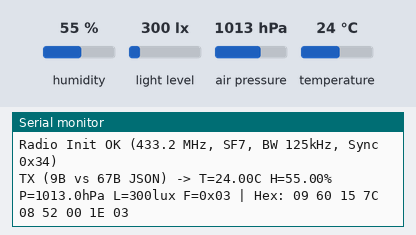
The sketch below on a simulated ESP32. Shown: the last lines printed to the serial monitor. The inputs (shaded band) are chosen by the test bench; at power-on: humidity 55 %, light level 300 lx, air pressure 1013 hPa, temperature 24 °C. No radio packets arrive unless stated.

Above: at 1.7 s.
1.8 s: humidity set to 22 %
At 5.0 s:
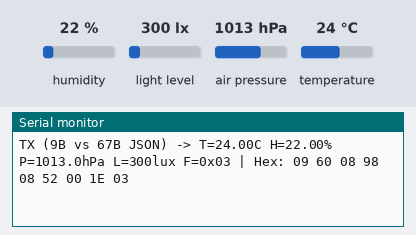
10.2 s: light level set to 40 lx
At 13.7 s:
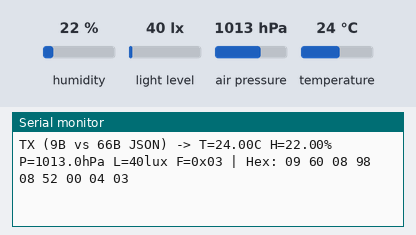
18.3 s: air pressure set to 952 hPa
At 22.3 s:
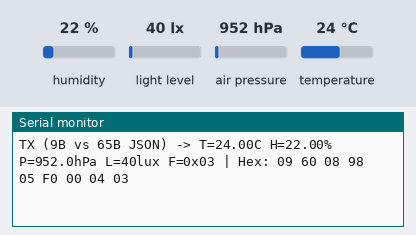
26.4 s: temperature set to 12 °C
At 29.8 s:
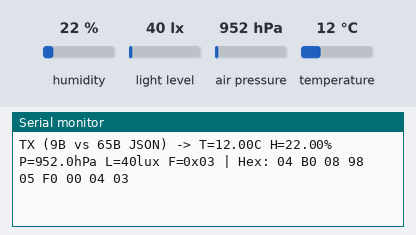
34.6 s: humidity set to 40 %
At 38.4 s:
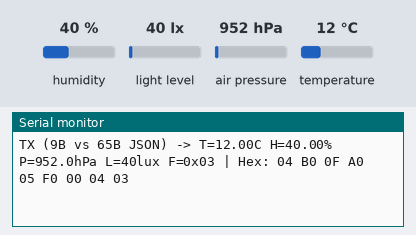
42.7 s: light level set to 1960 lx
At 45.8 s:
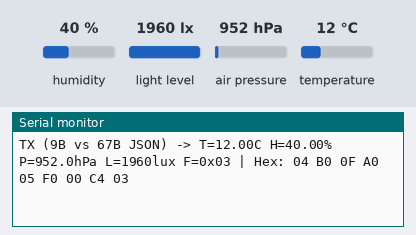

Measured:
- after the input at 1.8 s, the serial monitor: prints a new line after 2.9 s (image 1)
- after the input at 10.2 s, the serial monitor: prints a new line after 2.6 s (image 2)
- after the input at 18.3 s, the serial monitor: prints a new line after 2.6 s (image 3)
- after the input at 26.4 s, the serial monitor: prints a new line after 2.7 s (image 4)
- after the input at 34.6 s, the serial monitor: prints a new line after 2.6 s (image 5)
- after the input at 42.7 s, the serial monitor: prints a new line after 2.6 s (image 6)

The sketch:

PART_B_TX.ino
```cpp
// Part B: TX (BME280 + BH1750)

#include <SPI.h>
#include <LoRa.h>
#include <Wire.h>
#include <Adafruit_Sensor.h>
#include <Adafruit_BME280.h>
#include <BH1750.h>
#include <math.h>

#define SS_PIN    5
#define RST_PIN   14
#define DIO0_PIN  2

// Radio config (match RX)
#define LORA_FREQ   433.2E6
#define LORA_SYNC   0x34
#define CURRENT_SF  7

// I2C sensors (SDA=21, SCL=22)
Adafruit_BME280 bme;
BH1750 lightMeter;

bool bmeReady = false;
bool bhReady  = false;

struct EnvRecord {
  float tempC;
  float humPct;
  float presHpa;
  float lux;
  uint8_t flags; // bit0=BME280, bit1=BH1750
};

const int PAYLOAD_LEN = 9;

// [0..1] tempC*100, [2..3] hum*100, [4..5] (pres-800)*10, [6..7] lux/10, [8] flags
void pack(const EnvRecord& r, uint8_t* b) {
  float tClamped = constrain(r.tempC, -327.68f, 327.67f);
  float hClamped = constrain(r.humPct, 0.0f, 655.35f);
  float pClamped = constrain(r.presHpa, 800.0f, 7353.5f);
  float lClamped = constrain(r.lux, 0.0f, 655350.0f);

  int16_t  t = (int16_t)lroundf(tClamped * 100.0f);
  uint16_t h = (uint16_t)lroundf(hClamped * 100.0f);
  uint16_t p = (uint16_t)lroundf((pClamped - 800.0f) * 10.0f);
  uint16_t l = (uint16_t)lroundf(lClamped / 10.0f);

  b[0] = (t >> 8) & 0xFF; b[1] = t & 0xFF;
  b[2] = (h >> 8) & 0xFF; b[3] = h & 0xFF;
  b[4] = (p >> 8) & 0xFF; b[5] = p & 0xFF;
  b[6] = (l >> 8) & 0xFF; b[7] = l & 0xFF;
  b[8] = r.flags;
}

void radioBegin() {
  LoRa.setPins(SS_PIN, RST_PIN, DIO0_PIN);
  if (!LoRa.begin(LORA_FREQ)) {
    Serial.println("radio init failed");
    while (1);
  }
  LoRa.setSpreadingFactor(CURRENT_SF);
  LoRa.setSignalBandwidth(125E3);
  LoRa.setCodingRate4(5);
  LoRa.setSyncWord(LORA_SYNC);
  LoRa.setTxPower(14);
}

void sensorsBegin() {
  bmeReady = bme.begin(0x76, &Wire);
  if (!bmeReady) {
    bmeReady = bme.begin(0x77, &Wire);
  }
  Serial.println(bmeReady ? "BME280: OK" : "BME280: NOT FOUND (using fallback values)");

  bhReady = lightMeter.begin(BH1750::CONTINUOUS_HIGH_RES_MODE, 0x23, &Wire);
  if (!bhReady) {
    bhReady = lightMeter.begin(BH1750::CONTINUOUS_HIGH_RES_MODE, 0x5C, &Wire);
  }
  Serial.println(bhReady ? "BH1750: OK" : "BH1750: NOT FOUND (using fallback values)");
}

EnvRecord readSensors() {
  EnvRecord r;
  r.tempC   = 27.35f;
  r.humPct  = 65.40f;
  r.presHpa = 1013.2f;
  r.lux     = 450.0f;
  r.flags   = 0x00;

  if (bmeReady) {
    float t = bme.readTemperature();
    float h = bme.readHumidity();
    float p = bme.readPressure() / 100.0f;
    if (!isnan(t) && !isnan(h) && !isnan(p) && p >= 800.0f) {
      r.tempC   = t;
      r.humPct  = h;
      r.presHpa = p;
      r.flags  |= 0x01;
    }
  }

  if (bhReady) {
    float lx = lightMeter.readLightLevel();
    if (!isnan(lx) && lx >= 0.0f) {
      r.lux    = lx;
      r.flags |= 0x02;
    }
  }

  return r;
}

void setup() {
  Serial.begin(115200);
  delay(500);
  Serial.println("Part B: Ra-02 Packed Telemetry TX Starting...");

  Wire.begin(21, 22);
  sensorsBegin();
  radioBegin();

  Serial.printf("Radio Init OK (%.1f MHz, SF%d, BW 125kHz, Sync 0x%02X)\n",
                LORA_FREQ / 1E6, CURRENT_SF, LORA_SYNC);
}

void loop() {
  EnvRecord rec = readSensors();
  uint8_t buf[PAYLOAD_LEN];
  pack(rec, buf);

  LoRa.beginPacket();
  LoRa.write(buf, PAYLOAD_LEN);
  LoRa.endPacket();

  char jsonBuf[128];
  int jsonLen = snprintf(jsonBuf, sizeof(jsonBuf),
                         "{\"tempC\":%.2f,\"humPct\":%.2f,\"presHpa\":%.1f,\"lux\":%.0f,\"flags\":%u}",
                         rec.tempC, rec.humPct, rec.presHpa, rec.lux, rec.flags);

  Serial.printf("TX (%dB vs %dB JSON) -> T=%.2fC H=%.2f%% P=%.1fhPa L=%.0flux F=0x%02X | Hex: ",
                PAYLOAD_LEN, jsonLen, rec.tempC, rec.humPct, rec.presHpa, rec.lux, rec.flags);
  for (int i = 0; i < PAYLOAD_LEN; i++) {
    Serial.printf("%02X ", buf[i]);
  }
  Serial.println();

  delay(4000);
}
```
